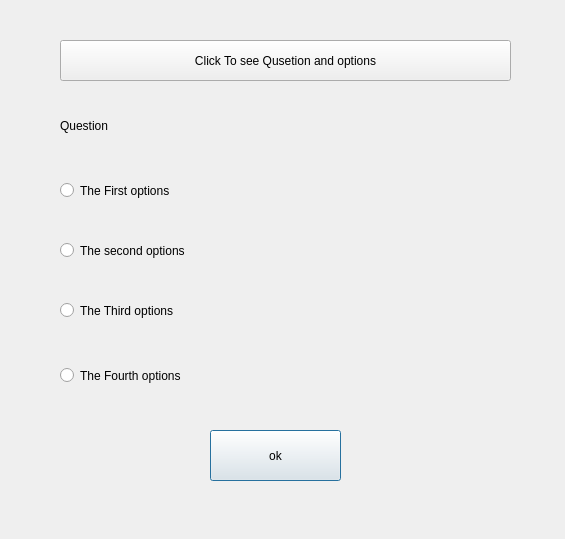
<?xml version="1.0" encoding="UTF-8"?>
<ui version="4.0">
 <class>question_of_player_To_pvp_mode</class>
 <widget class="QDialog" name="question_of_player_To_pvp_mode">
  <property name="geometry">
   <rect>
    <x>0</x>
    <y>0</y>
    <width>565</width>
    <height>539</height>
   </rect>
  </property>
  <property name="windowTitle">
   <string>Dialog</string>
  </property>
  <widget class="QPushButton" name="pushButton">
   <property name="geometry">
    <rect>
     <x>210</x>
     <y>430</y>
     <width>131</width>
     <height>51</height>
    </rect>
   </property>
   <property name="styleSheet">
    <string notr="true">font: 16pt &quot;Segoe UI&quot;;
font: 700 italic 18pt &quot;Segoe UI&quot;;
</string>
   </property>
   <property name="text">
    <string>ok</string>
   </property>
  </widget>
  <widget class="QRadioButton" name="Question_1">
   <property name="geometry">
    <rect>
     <x>60</x>
     <y>170</y>
     <width>441</width>
     <height>41</height>
    </rect>
   </property>
   <property name="styleSheet">
    <string notr="true">font: 700 italic 12pt &quot;Segoe UI&quot;;
</string>
   </property>
   <property name="text">
    <string>The First options</string>
   </property>
  </widget>
  <widget class="QRadioButton" name="Question_2">
   <property name="geometry">
    <rect>
     <x>60</x>
     <y>230</y>
     <width>431</width>
     <height>41</height>
    </rect>
   </property>
   <property name="styleSheet">
    <string notr="true">font: 700 italic 12pt &quot;Segoe UI&quot;;</string>
   </property>
   <property name="text">
    <string>The second options</string>
   </property>
  </widget>
  <widget class="QRadioButton" name="Question_3">
   <property name="geometry">
    <rect>
     <x>60</x>
     <y>290</y>
     <width>421</width>
     <height>41</height>
    </rect>
   </property>
   <property name="styleSheet">
    <string notr="true">font: 700 italic 12pt &quot;Segoe UI&quot;;</string>
   </property>
   <property name="text">
    <string>The Third options</string>
   </property>
  </widget>
  <widget class="QRadioButton" name="Question_4">
   <property name="geometry">
    <rect>
     <x>60</x>
     <y>350</y>
     <width>431</width>
     <height>51</height>
    </rect>
   </property>
   <property name="styleSheet">
    <string notr="true">font: 700 italic 12pt &quot;Segoe UI&quot;;</string>
   </property>
   <property name="text">
    <string>The Fourth options</string>
   </property>
  </widget>
  <widget class="QLabel" name="label">
   <property name="geometry">
    <rect>
     <x>60</x>
     <y>110</y>
     <width>351</width>
     <height>31</height>
    </rect>
   </property>
   <property name="styleSheet">
    <string notr="true">font: 700 italic 12pt &quot;Segoe UI&quot;;
</string>
   </property>
   <property name="text">
    <string>Question</string>
   </property>
  </widget>
  <widget class="QPushButton" name="pushButton_2">
   <property name="geometry">
    <rect>
     <x>60</x>
     <y>40</y>
     <width>451</width>
     <height>41</height>
    </rect>
   </property>
   <property name="styleSheet">
    <string notr="true">font: 700 italic 12pt &quot;Segoe UI&quot;;</string>
   </property>
   <property name="text">
    <string>Click To see Qusetion and options</string>
   </property>
  </widget>
 </widget>
 <tabstops>
  <tabstop>pushButton_2</tabstop>
  <tabstop>pushButton</tabstop>
  <tabstop>Question_1</tabstop>
  <tabstop>Question_2</tabstop>
  <tabstop>Question_3</tabstop>
  <tabstop>Question_4</tabstop>
 </tabstops>
 <resources/>
 <connections>
  <connection>
   <sender>pushButton</sender>
   <signal>clicked()</signal>
   <receiver>question_of_player_To_pvp_mode</receiver>
   <slot>close()</slot>
   <hints>
    <hint type="sourcelabel">
     <x>294</x>
     <y>444</y>
    </hint>
    <hint type="destinationlabel">
     <x>145</x>
     <y>433</y>
    </hint>
   </hints>
  </connection>
  <connection>
   <sender>pushButton</sender>
   <signal>destroyed()</signal>
   <receiver>question_of_player_To_pvp_mode</receiver>
   <slot>open()</slot>
   <hints>
    <hint type="sourcelabel">
     <x>319</x>
     <y>464</y>
    </hint>
    <hint type="destinationlabel">
     <x>389</x>
     <y>413</y>
    </hint>
   </hints>
  </connection>
 </connections>
</ui>
